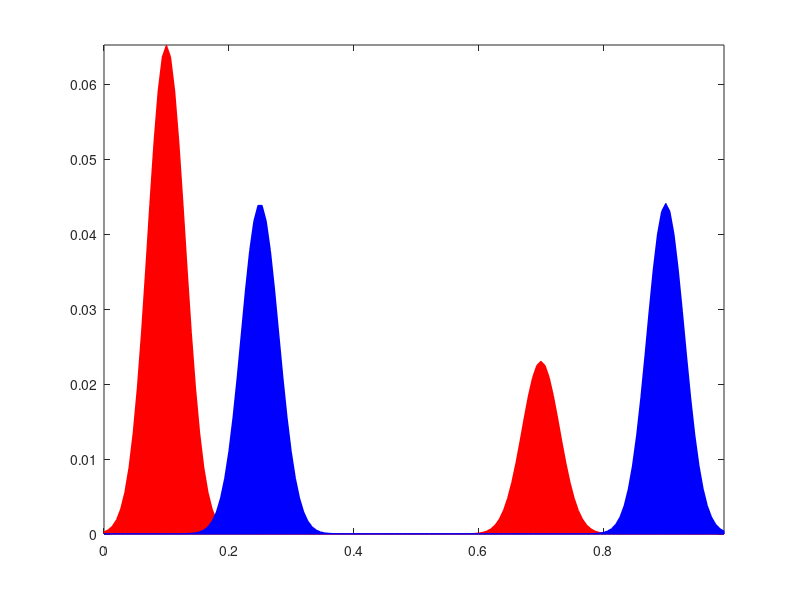

Reproduce this figure in MATLAB. (Note: this script raises an error after producing the figure.)
%%
% test for sinkhorn barycenters.

addpath('toolbox/');

rep = 'results/barycenters/';
[~,~] = mkdir(rep);

% number of points
N = 150; 

%%
% Helpers.

SetAR = @(ar)set(gca, 'PlotBoxAspectRatio', [1 ar 1]);
myplot = @(x,y,c,a)area(x, y, 'FaceColor', c, 'EdgeColor', c, 'FaceAlpha', a, 'EdgeAlpha', a);
x = (0:N-1)'/N;
normalize = @(x)x/sum(x(:));
gauss = @(m,s)exp(-(x-m).^2/(2*s^2));

%%
% Load two Gaussians. 


sigma = .03;
mu = {...
    1.7*gauss(.1,sigma) + 0.6*gauss(.7,sigma), ...
    gauss(.25,sigma)  + gauss(.9,sigma), ...
   };
vmin = 1e-3;
for k=1:2
    mu{k} =  normalize( vmin + mu{k} );
end

%%
% Display inputs.

clf; hold on;
myplot(x,mu{1}, 'r',1);
myplot(x,mu{2}, 'b',1);
axis tight; box on;

%% 
% Cost matrix.

[Y,X] = meshgrid(x,x);
c = (X-Y).^2;

%% 
% Parameters.

epsilon = (.02).^2;
options.null = 0;
% Change this to switch between balanced and unbalanced
if not(isfield(options, 'rho'))
    options.rho = 0.3; % unbalanced
    options.rho = Inf; % balanced
end
options.niter = 4000;
 
%%
% compute barycenters.

K = 10; % number of computed barycenters
nu = {};
for k=1:K
    t = (k-1)/(K-1);
    w = [1-t t];
    options.tau = 0;
    options.tau_v = 0;
    options.disp_rate = 50;
    [nu{k},gamma] = barycenter_log(mu,c,epsilon,w,options);
end

%% 
% Rendering

s = 0; F = [];
for k=[1:K]
    s = s+1;
    t = (k-1)/(K-1);
    clf;
    hold on;
    h = myplot(x, nu{1}, 'b', .25); alpha(h,.25);
    h = myplot(x, nu{end}, 'r', .25); alpha(h,.25);
    h = myplot(x, nu{k}, [t 0 1-t], .8); alpha(h,.8);
    axis([0 1 0 1.05*max([nu{1}(:);nu{end}(:)])]);
    set(gca, 'XTick', [], 'YTick', []); 
    box on; SetAR(1/4);
    drawnow;    
    if k==1
     %   set(gca,'nextplot','replacechildren','visible','off')
    end
    f = getframe; 
    F(:,:,:,s) = f.cdata;
end

%% 
% Save as .gif file.

% find colormap         
A = permute(F, [1 2 4 3]);
A = reshape(A, [size(A,1) size(A,2)*size(A,3) 3]);
[~,map] = rgb2ind(uint8(A),254,'nodither');
map(end+1,:) = 0; map(end+1,:) = 1; 
% convert
im = [];
for s=1:size(F,4);
    im(:,:,1,s) = rgb2ind(uint8(F(:,:,:,s)),map,'nodither');
end
% save
imwrite(im+1,map,[rep 'interp-rho' num2str(options.rho) '.gif'], ...
        'DelayTime',0,'LoopCount',inf);
